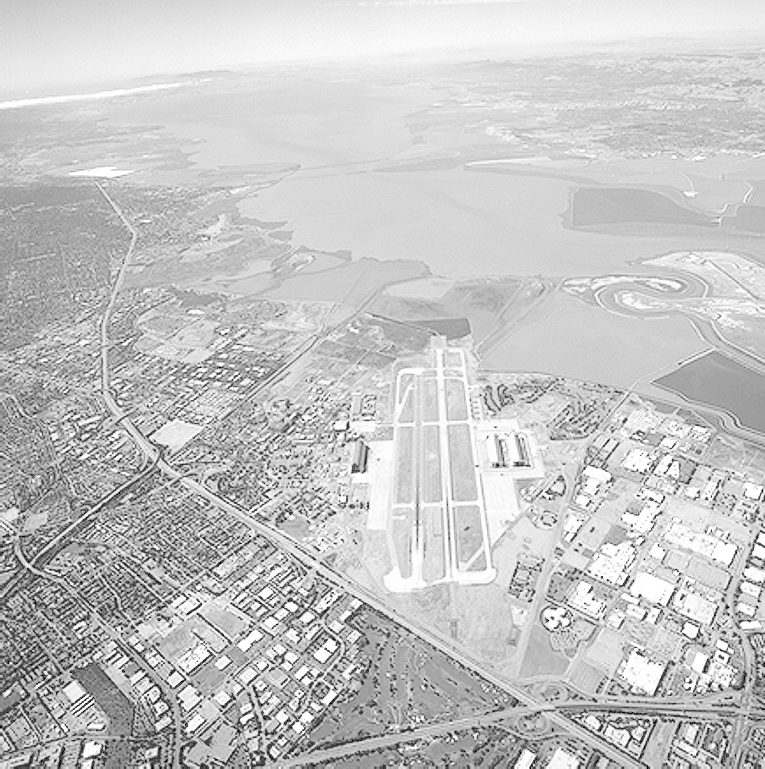
#> input picture question/runway.png, 765 x 769 px
$ jupyter execute q3.ipynb   (shell and % lines are left out)
#> lines starting #> are read from the running program, lines starting #| are printed output that depends on the picture
#> further down, img is the input picture: shape (769, 765); min 0, max 255, mean 197.1
[cell 1]
import os
import cv2
import numpy as np
import matplotlib.pyplot as plt

# one level up to get to the question folder
Q_DIR    = os.path.normpath(os.path.join(os.getcwd(), '..', 'question'))
SAVE_DIR = os.path.join(os.getcwd(), 'outputs')
os.makedirs(SAVE_DIR, exist_ok=True)

[cell 2]
# manual histogram equalization
# count pixel frequencies, build the CDF, then remap each intensity to spread them out
def histeq(img):
    hist    = np.bincount(img.ravel(), minlength=256).astype(np.float64)
#> hist = 256 values, max 15137 at index 213, min 0 at index 1, mean 2298
    cdf     = hist.cumsum()
#> cdf = 256 values from 875 to 588285
    cdf_min = cdf[cdf > 0][0]   # skip any leading zeros in the CDF
#> cdf_min = 875
    lut     = np.round((cdf - cdf_min) / (img.size - cdf_min) * 255).astype(np.uint8)
#> lut = 256 values from 0 to 255
    return lut[img]             # apply the lookup table to every pixel
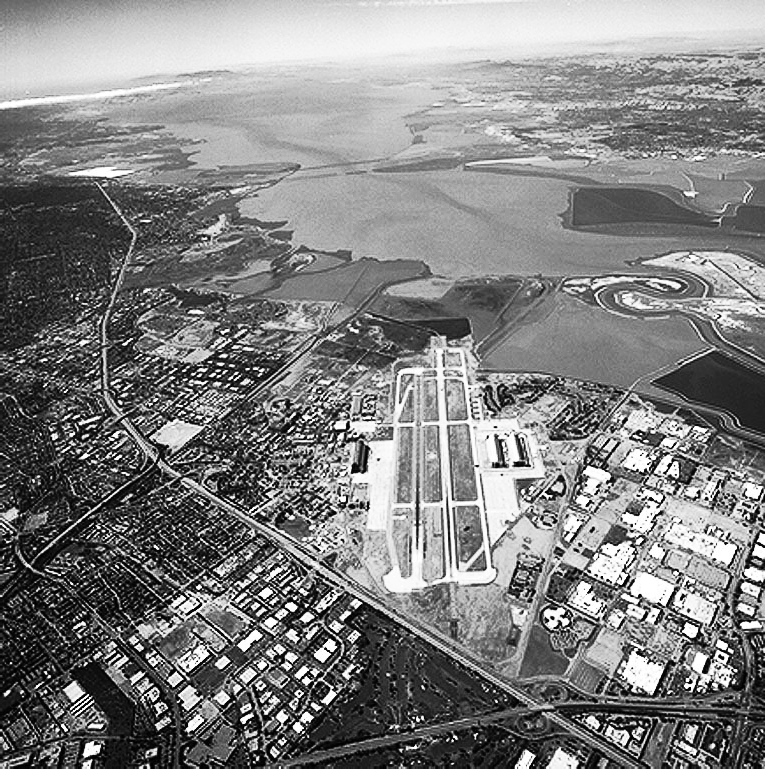
#> returned value: shape (769, 765); min 0, max 255, mean 128.7

[cell 3]
# load runway.png and run it through our equalization
img    = cv2.imread(os.path.join(Q_DIR, 'runway.png'), cv2.IMREAD_GRAYSCALE)
result = histeq(img)

[cell 4]
# top row: before and after images
# bottom row: histograms — equalized one should spread more evenly across [0, 255]
fig, axes = plt.subplots(2, 2, figsize=(10, 8))

axes[0, 0].imshow(img, cmap='gray')
axes[0, 0].set_title('Original')
axes[0, 0].axis('off')

axes[0, 1].imshow(result, cmap='gray')
axes[0, 1].set_title('Equalized')
axes[0, 1].axis('off')

axes[1, 0].hist(img.ravel(), bins=256, range=(0, 255), color='gray')
axes[1, 0].set_title('Histogram - original')

axes[1, 1].hist(result.ravel(), bins=256, range=(0, 255), color='gray')
axes[1, 1].set_title('Histogram - equalized')

plt.tight_layout()
plt.savefig(os.path.join(SAVE_DIR, 'q3_histeq.png'), dpi=150)
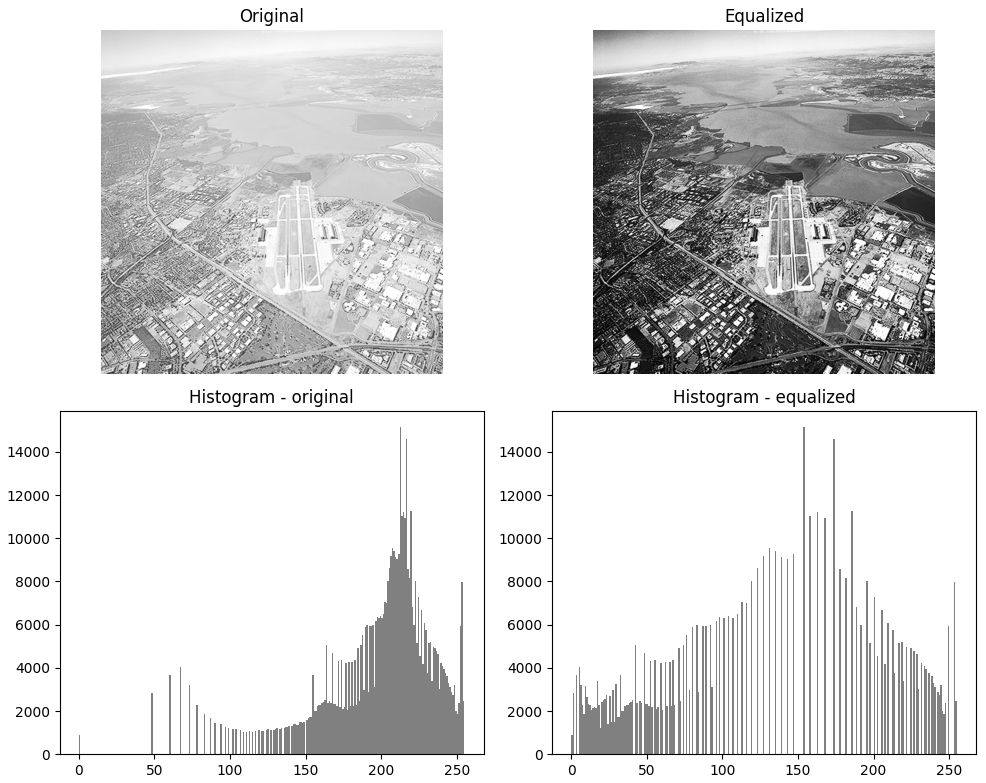
#> figure drawn by matplotlib, 4 panels; panel 3: tallest bar 15137 high, from x = 212.2 to 213.2; panel 4: tallest bar 15137 high, from x = 153.4 to 154.4
plt.show()
